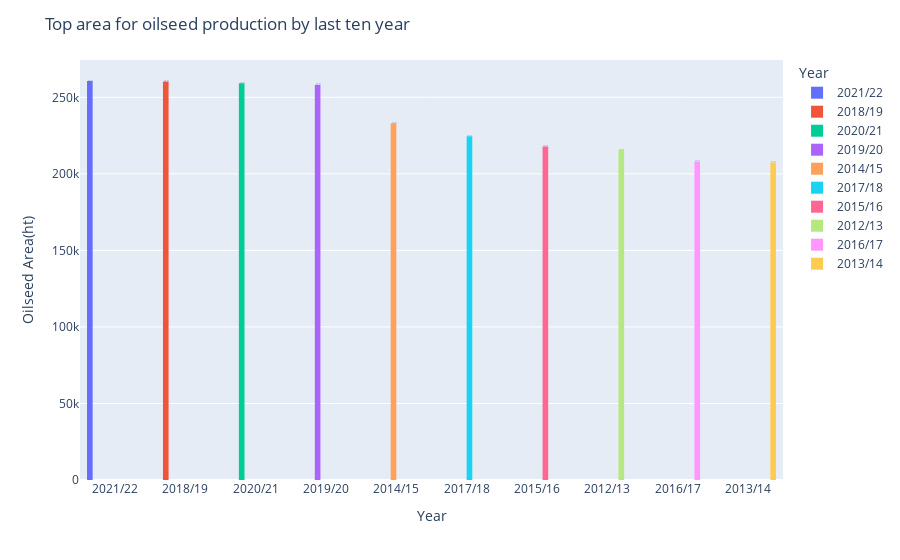

Notebook code cell kept with this figure:
### Code cell
fig = px.histogram(oilseed_area, x="Year", y="Oilseed_Area", color="Year", hover_data={'Year':True, 'Oilseed_Area':True})

# Update layout to adjust text display
fig.update_traces(texttemplate='%{text:.2s}')

fig.update_traces(hovertemplate='Oilseed_Area: %{y:.0f}')

# Customize layout
fig.update_layout(
    title='Top area for oilseed production by last ten year',
    xaxis_title='Year',
    yaxis_title='Oilseed Area(ht)',
    barmode='group'
)

fig.show()

### Figure 1 — Plotly figure (JSON) as saved in the notebook; plotly's stock layout.template omitted (floating-point values rounded to 4 significant figures)
{"data": [{"alignmentgroup": "True", "bingroup": "x", "histfunc": "sum", "hovertemplate": "Oilseed_Area: %{y:.0f}", "legendgroup": "2021/22", "marker": {"color": "#636efa", "pattern": {"shape": ""}}, "name": "2021/22", "offsetgroup": "2021/22", "orientation": "v", "showlegend": true, "texttemplate": "%{text:.2s}", "type": "histogram", "x": ["2021/22"], "xaxis": "x", "y": [260645], "yaxis": "y"}, {"alignmentgroup": "True", "bingroup": "x", "histfunc": "sum", "hovertemplate": "Oilseed_Area: %{y:.0f}", "legendgroup": "2018/19", "marker": {"color": "#EF553B", "pattern": {"shape": ""}}, "name": "2018/19", "offsetgroup": "2018/19", "orientation": "v", "showlegend": true, "texttemplate": "%{text:.2s}", "type": "histogram", "x": ["2018/19"], "xaxis": "x", "y": [260307], "yaxis": "y"}, {"alignmentgroup": "True", "bingroup": "x", "histfunc": "sum", "hovertemplate": "Oilseed_Area: %{y:.0f}", "legendgroup": "2020/21", "marker": {"color": "#00cc96", "pattern": {"shape": ""}}, "name": "2020/21", "offsetgroup": "2020/21", "orientation": "v", "showlegend": true, "texttemplate": "%{text:.2s}", "type": "histogram", "x": ["2020/21"], "xaxis": "x", "y": [259101], "yaxis": "y"}, {"alignmentgroup": "True", "bingroup": "x", "histfunc": "sum", "hovertemplate": "Oilseed_Area: %{y:.0f}", "legendgroup": "2019/20", "marker": {"color": "#ab63fa", "pattern": {"shape": ""}}, "name": "2019/20", "offsetgroup": "2019/20", "orientation": "v", "showlegend": true, "texttemplate": "%{text:.2s}", "type": "histogram", "x": ["2019/20"], "xaxis": "x", "y": [258141], "yaxis": "y"}, {"alignmentgroup": "True", "bingroup": "x", "histfunc": "sum", "hovertemplate": "Oilseed_Area: %{y:.0f}", "legendgroup": "2014/15", "marker": {"color": "#FFA15A", "pattern": {"shape": ""}}, "name": "2014/15", "offsetgroup": "2014/15", "orientation": "v", "showlegend": true, "texttemplate": "%{text:.2s}", "type": "histogram", "x": ["2014/15"], "xaxis": "x", "y": [233041], "yaxis": "y"}, {"alignmentgroup": "True", "bingroup": "x", "histfunc": "sum", "hovertemplate": "Oilseed_Area: %{y:.0f}", "legendgroup": "2017/18", "marker": {"color": "#19d3f3", "pattern": {"shape": ""}}, "name": "2017/18", "offsetgroup": "2017/18", "orientation": "v", "showlegend": true, "texttemplate": "%{text:.2s}", "type": "histogram", "x": ["2017/18"], "xaxis": "x", "y": [224595], "yaxis": "y"}, {"alignmentgroup": "True", "bingroup": "x", "histfunc": "sum", "hovertemplate": "Oilseed_Area: %{y:.0f}", "legendgroup": "2015/16", "marker": {"color": "#FF6692", "pattern": {"shape": ""}}, "name": "2015/16", "offsetgroup": "2015/16", "orientation": "v", "showlegend": true, "texttemplate": "%{text:.2s}", "type": "histogram", "x": ["2015/16"], "xaxis": "x", "y": [217867], "yaxis": "y"}, {"alignmentgroup": "True", "bingroup": "x", "histfunc": "sum", "hovertemplate": "Oilseed_Area: %{y:.0f}", "legendgroup": "2012/13", "marker": {"color": "#B6E880", "pattern": {"shape": ""}}, "name": "2012/13", "offsetgroup": "2012/13", "orientation": "v", "showlegend": true, "texttemplate": "%{text:.2s}", "type": "histogram", "x": ["2012/13"], "xaxis": "x", "y": [215600], "yaxis": "y"}, {"alignmentgroup": "True", "bingroup": "x", "histfunc": "sum", "hovertemplate": "Oilseed_Area: %{y:.0f}", "legendgroup": "2016/17", "marker": {"color": "#FF97FF", "pattern": {"shape": ""}}, "name": "2016/17", "offsetgroup": "2016/17", "orientation": "v", "showlegend": true, "texttemplate": "%{text:.2s}", "type": "histogram", "x": ["2016/17"], "xaxis": "x", "y": [207978], "yaxis": "y"}, {"alignmentgroup": "True", "bingroup": "x", "histfunc": "sum", "hovertemplate": "Oilseed_Area: %{y:.0f}", "legendgroup": "2013/14", "marker": {"color": "#FECB52", "pattern": {"shape": ""}}, "name": "2013/14", "offsetgroup": "2013/14", "orientation": "v", "showlegend": true, "texttemplate": "%{text:.2s}", "type": "histogram", "x": ["2013/14"], "xaxis": "x", "y": [207457], "yaxis": "y"}], "layout": {"barmode": "group", "legend": {"title": {"text": "Year"}, "tracegroupgap": 0}, "margin": {"t": 60}, "title": {"text": "Top area for oilseed production by last ten year"}, "xaxis": {"anchor": "y", "categoryarray": ["2021/22", "2018/19", "2020/21", "2019/20", "2014/15", "2017/18", "2015/16", "2012/13", "2016/17", "2013/14"], "categoryorder": "array", "domain": [0, 1], "title": {"text": "Year"}}, "yaxis": {"anchor": "x", "domain": [0, 1], "title": {"text": "Oilseed Area(ht)"}}}}
